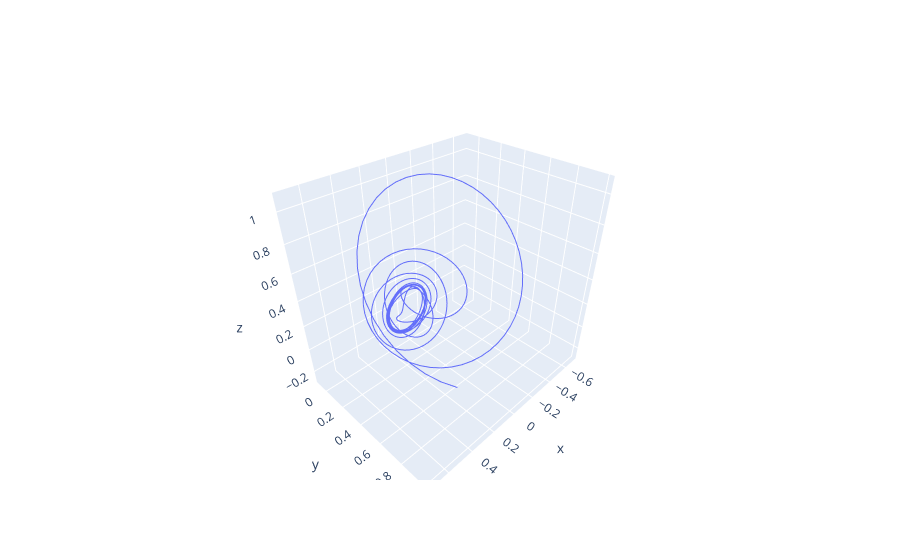

The notebook cell saved with this chart:
### Code cell
state0 = numpy.asarray([.5,1,.3])
state = evolveSystem3(pcDuffingOscillator,state0,time=300)

### Figure 1 — Plotly figure (JSON) as saved in the notebook; plotly's stock layout.template omitted (floating-point values rounded to 4 significant figures; data arrays with more than 128 entries replaced by an {"elided": "..."} marker saying what was removed)
{"data": [{"mode": "lines", "type": "scatter3d", "x": {"elided": "3000 float values"}, "y": {"elided": "3000 float values"}, "z": {"elided": "3000 float values"}}], "layout": {}}
